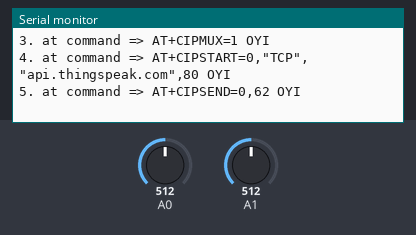
This sketch was run on a simulated Arduino Uno, built with avr-gcc and run on an emulated ATmega328P. Parts: the last lines printed to the serial monitor. The inputs (shaded band) are chosen by the test bench; at power-on: A0 = 512, A1 = 512. The modem accepts every AT command (registered, SIM ready, sends succeed) and sends nothing else.

Above: at 1.2 s.
1.3 s: A0 set to 110
At 1.84 s:
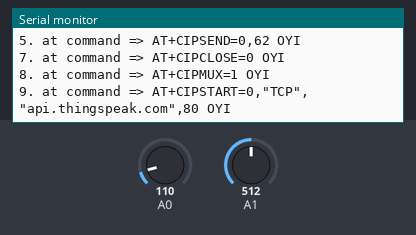
4.8 s: A0 set to 91
At 5.6 s:
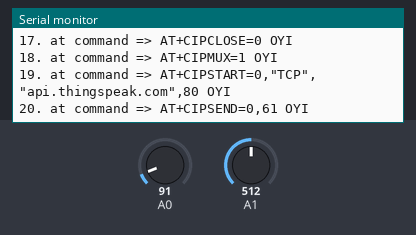
6.3 s: A1 set to 11
At 7.6 s:
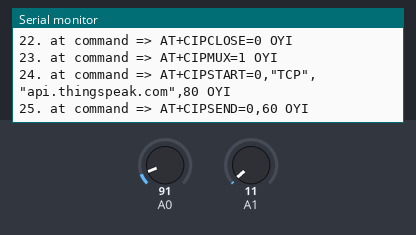
11.6 s: A1 set to 8
At 12.6 s:
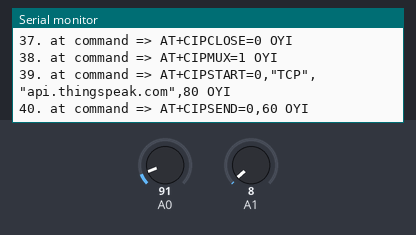
Timing chart, 0 to 14.1 s (numbered marks = the images above; inputs shaded):
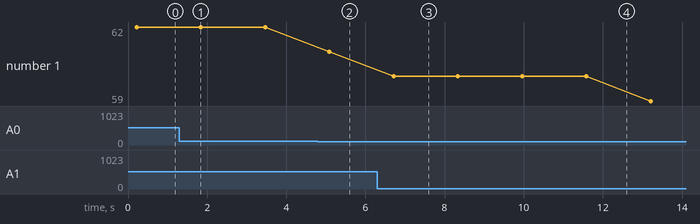

The sketch:

ESPATtoCOde.ino
```cpp
#include <SoftwareSerial.h>
#define RX 10
#define TX 11

int sensorValue;
String AP = "SachinPoco";
String PASS = "HARHARMODI";

String API = "PHEBMOWB8YY9FMFE";
String HOST = "api.thingspeak.com";
String PORT = "80";
String field1 = "field1";
String field2 = "field2";

int countTrueCommand;
int countTimeCommand;
boolean found = false;
int valSensor1 = 1;
int valSensor2 = 1;

SoftwareSerial esp8266(RX,TX);

void setup() {
  Serial.begin(9600);
  pinMode(0,INPUT);
  pinMode(1,INPUT);
  esp8266.begin(115200);
  sendCommand("AT",5,"OK");
  sendCommand("AT+CWMODE=1",5,"OK");
  sendCommand("AT+CWJAP=\""+ AP +"\",\""+ PASS +"\"",20,"OK");

}

void loop() {
  valSensor1 = getSensor1Data();
  valSensor2 = getSensor2Data();
  String getData = "GET /update?api_key="+ API +"&"+ field1 +"="+String(valSensor1) +"&"+ field2 +"="+String(valSensor2);

  sendCommand("AT+CIPMUX=1",5,"OK");
  sendCommand("AT+CIPSTART=0,\"TCP\",\""+ HOST +"\","+ PORT,15,"OK");
  sendCommand("AT+CIPSEND=0," +String(getData.length()+4),4,">");
  esp8266.println(getData);
  delay(1500);
  countTrueCommand++;
  sendCommand("AT+CIPCLOSE=0",5,"OK");

}
int getSensor1Data(){
  return analogRead(0);
}
int getSensor2Data(){
  return analogRead(1);
}

void sendCommand(String command, int maxTime, char readReplay[]) {
  Serial.print(countTrueCommand);
  Serial.print(". at command => ");
  Serial.print(command);
  Serial.print(" ");
  while(countTimeCommand < (maxTime*1))
  {
    esp8266.println(command);
    if(esp8266.find(readReplay))
    {
      found = true;
      break;
    }
    countTimeCommand++;
  }
  if(found == true)
  {
    Serial.println("OYI");
    countTrueCommand++;
    countTimeCommand = 0;
  }
  if(found == false)
  {
    Serial.println("Fail");
    countTrueCommand = 0;
    countTimeCommand = 0;
  }
  found = false;
}
```

Measured:
- the behaviour switches between 100 and 99 on A0 (found by bisection; images 1 and 2)
- after the input at 4.8 s, the serial monitor: prints a new line after 0.29 s (image 2)
- after the input at 6.3 s, the serial monitor: prints a new line after 0.41 s (image 3)
- plotted number 1: 62 → 61 after the input at 4.8 s, 61 → 60 after the input at 6.3 s, 60 → 59 after the input at 11.6 s
